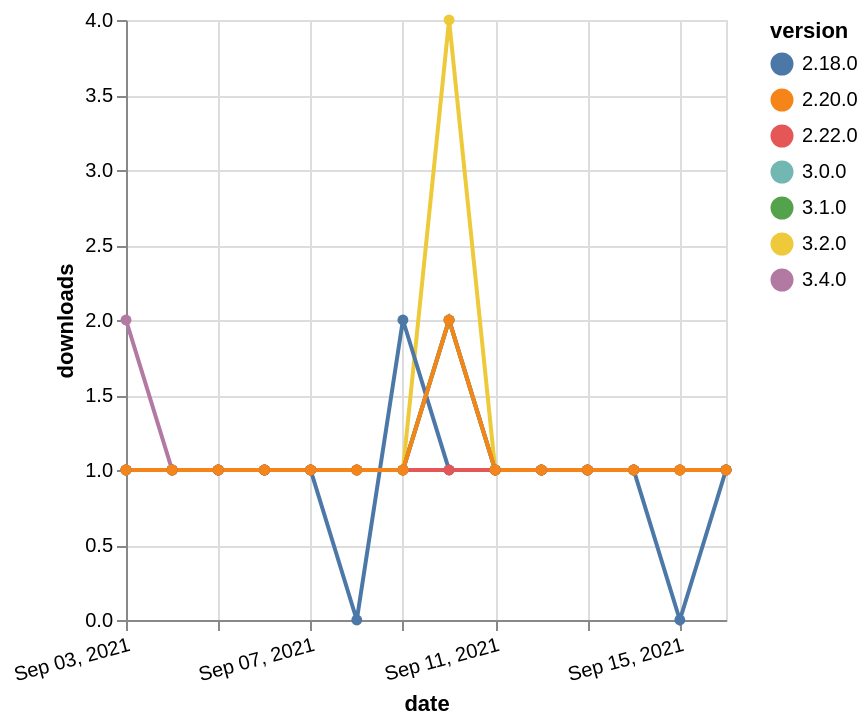

Express this chart as Vega-Lite.
### Vega-Lite specification from a JSON file in a GitHub repository (floating-point values rounded to 4 significant figures)
{"$schema": "https://vega.github.io/schema/vega-lite/v5.json", "description": "A simple bar chart with embedded data.", "data": {"values": [{"date": "2021-09-03", "total": 117, "delta": 2, "version": "3.4.0"}, {"date": "2021-09-04", "total": 118, "delta": 1, "version": "3.4.0"}, {"date": "2021-09-05", "total": 119, "delta": 1, "version": "3.4.0"}, {"date": "2021-09-06", "total": 120, "delta": 1, "version": "3.4.0"}, {"date": "2021-09-07", "total": 121, "delta": 1, "version": "3.4.0"}, {"date": "2021-09-08", "total": 122, "delta": 1, "version": "3.4.0"}, {"date": "2021-09-09", "total": 123, "delta": 1, "version": "3.4.0"}, {"date": "2021-09-10", "total": 125, "delta": 2, "version": "3.4.0"}, {"date": "2021-09-11", "total": 126, "delta": 1, "version": "3.4.0"}, {"date": "2021-09-12", "total": 127, "delta": 1, "version": "3.4.0"}, {"date": "2021-09-13", "total": 128, "delta": 1, "version": "3.4.0"}, {"date": "2021-09-14", "total": 129, "delta": 1, "version": "3.4.0"}, {"date": "2021-09-15", "total": 130, "delta": 1, "version": "3.4.0"}, {"date": "2021-09-16", "total": 131, "delta": 1, "version": "3.4.0"}, {"date": "2021-09-03", "total": 143, "delta": 1, "version": "3.0.0"}, {"date": "2021-09-04", "total": 144, "delta": 1, "version": "3.0.0"}, {"date": "2021-09-05", "total": 145, "delta": 1, "version": "3.0.0"}, {"date": "2021-09-06", "total": 146, "delta": 1, "version": "3.0.0"}, {"date": "2021-09-07", "total": 147, "delta": 1, "version": "3.0.0"}, {"date": "2021-09-08", "total": 148, "delta": 1, "version": "3.0.0"}, {"date": "2021-09-09", "total": 149, "delta": 1, "version": "3.0.0"}, {"date": "2021-09-10", "total": 151, "delta": 2, "version": "3.0.0"}, {"date": "2021-09-11", "total": 152, "delta": 1, "version": "3.0.0"}, {"date": "2021-09-12", "total": 153, "delta": 1, "version": "3.0.0"}, {"date": "2021-09-13", "total": 154, "delta": 1, "version": "3.0.0"}, {"date": "2021-09-14", "total": 155, "delta": 1, "version": "3.0.0"}, {"date": "2021-09-15", "total": 156, "delta": 1, "version": "3.0.0"}, {"date": "2021-09-16", "total": 157, "delta": 1, "version": "3.0.0"}, {"date": "2021-09-03", "total": 167, "delta": 1, "version": "3.2.0"}, {"date": "2021-09-04", "total": 168, "delta": 1, "version": "3.2.0"}, {"date": "2021-09-05", "total": 169, "delta": 1, "version": "3.2.0"}, {"date": "2021-09-06", "total": 170, "delta": 1, "version": "3.2.0"}, {"date": "2021-09-07", "total": 171, "delta": 1, "version": "3.2.0"}, {"date": "2021-09-08", "total": 172, "delta": 1, "version": "3.2.0"}, {"date": "2021-09-09", "total": 173, "delta": 1, "version": "3.2.0"}, {"date": "2021-09-10", "total": 177, "delta": 4, "version": "3.2.0"}, {"date": "2021-09-11", "total": 178, "delta": 1, "version": "3.2.0"}, {"date": "2021-09-12", "total": 179, "delta": 1, "version": "3.2.0"}, {"date": "2021-09-13", "total": 180, "delta": 1, "version": "3.2.0"}, {"date": "2021-09-14", "total": 181, "delta": 1, "version": "3.2.0"}, {"date": "2021-09-15", "total": 182, "delta": 1, "version": "3.2.0"}, {"date": "2021-09-16", "total": 183, "delta": 1, "version": "3.2.0"}, {"date": "2021-09-03", "total": 134, "delta": 1, "version": "3.1.0"}, {"date": "2021-09-04", "total": 135, "delta": 1, "version": "3.1.0"}, {"date": "2021-09-05", "total": 136, "delta": 1, "version": "3.1.0"}, {"date": "2021-09-06", "total": 137, "delta": 1, "version": "3.1.0"}, {"date": "2021-09-07", "total": 138, "delta": 1, "version": "3.1.0"}, {"date": "2021-09-08", "total": 139, "delta": 1, "version": "3.1.0"}, {"date": "2021-09-09", "total": 140, "delta": 1, "version": "3.1.0"}, {"date": "2021-09-10", "total": 142, "delta": 2, "version": "3.1.0"}, {"date": "2021-09-11", "total": 143, "delta": 1, "version": "3.1.0"}, {"date": "2021-09-12", "total": 144, "delta": 1, "version": "3.1.0"}, {"date": "2021-09-13", "total": 145, "delta": 1, "version": "3.1.0"}, {"date": "2021-09-14", "total": 146, "delta": 1, "version": "3.1.0"}, {"date": "2021-09-15", "total": 147, "delta": 1, "version": "3.1.0"}, {"date": "2021-09-16", "total": 148, "delta": 1, "version": "3.1.0"}, {"date": "2021-09-03", "total": 220, "delta": 1, "version": "2.18.0"}, {"date": "2021-09-04", "total": 221, "delta": 1, "version": "2.18.0"}, {"date": "2021-09-05", "total": 222, "delta": 1, "version": "2.18.0"}, {"date": "2021-09-06", "total": 223, "delta": 1, "version": "2.18.0"}, {"date": "2021-09-07", "total": 224, "delta": 1, "version": "2.18.0"}, {"date": "2021-09-08", "total": 224, "delta": 0, "version": "2.18.0"}, {"date": "2021-09-09", "total": 226, "delta": 2, "version": "2.18.0"}, {"date": "2021-09-10", "total": 227, "delta": 1, "version": "2.18.0"}, {"date": "2021-09-11", "total": 228, "delta": 1, "version": "2.18.0"}, {"date": "2021-09-12", "total": 229, "delta": 1, "version": "2.18.0"}, {"date": "2021-09-13", "total": 230, "delta": 1, "version": "2.18.0"}, {"date": "2021-09-14", "total": 231, "delta": 1, "version": "2.18.0"}, {"date": "2021-09-15", "total": 231, "delta": 0, "version": "2.18.0"}, {"date": "2021-09-16", "total": 232, "delta": 1, "version": "2.18.0"}, {"date": "2021-09-03", "total": 172, "delta": 1, "version": "2.22.0"}, {"date": "2021-09-04", "total": 173, "delta": 1, "version": "2.22.0"}, {"date": "2021-09-05", "total": 174, "delta": 1, "version": "2.22.0"}, {"date": "2021-09-06", "total": 175, "delta": 1, "version": "2.22.0"}, {"date": "2021-09-07", "total": 176, "delta": 1, "version": "2.22.0"}, {"date": "2021-09-08", "total": 177, "delta": 1, "version": "2.22.0"}, {"date": "2021-09-09", "total": 178, "delta": 1, "version": "2.22.0"}, {"date": "2021-09-10", "total": 179, "delta": 1, "version": "2.22.0"}, {"date": "2021-09-11", "total": 180, "delta": 1, "version": "2.22.0"}, {"date": "2021-09-12", "total": 181, "delta": 1, "version": "2.22.0"}, {"date": "2021-09-13", "total": 182, "delta": 1, "version": "2.22.0"}, {"date": "2021-09-14", "total": 183, "delta": 1, "version": "2.22.0"}, {"date": "2021-09-15", "total": 184, "delta": 1, "version": "2.22.0"}, {"date": "2021-09-16", "total": 185, "delta": 1, "version": "2.22.0"}, {"date": "2021-09-03", "total": 303, "delta": 1, "version": "2.20.0"}, {"date": "2021-09-04", "total": 304, "delta": 1, "version": "2.20.0"}, {"date": "2021-09-05", "total": 305, "delta": 1, "version": "2.20.0"}, {"date": "2021-09-06", "total": 306, "delta": 1, "version": "2.20.0"}, {"date": "2021-09-07", "total": 307, "delta": 1, "version": "2.20.0"}, {"date": "2021-09-08", "total": 308, "delta": 1, "version": "2.20.0"}, {"date": "2021-09-09", "total": 309, "delta": 1, "version": "2.20.0"}, {"date": "2021-09-10", "total": 311, "delta": 2, "version": "2.20.0"}, {"date": "2021-09-11", "total": 312, "delta": 1, "version": "2.20.0"}, {"date": "2021-09-12", "total": 313, "delta": 1, "version": "2.20.0"}, {"date": "2021-09-13", "total": 314, "delta": 1, "version": "2.20.0"}, {"date": "2021-09-14", "total": 315, "delta": 1, "version": "2.20.0"}, {"date": "2021-09-15", "total": 316, "delta": 1, "version": "2.20.0"}, {"date": "2021-09-16", "total": 317, "delta": 1, "version": "2.20.0"}]}, "width": "container", "mark": {"type": "line", "point": {"filled": true}}, "encoding": {"x": {"field": "date", "type": "temporal", "timeUnit": "yearmonthdate", "title": "date", "axis": {"labelAngle": -15}}, "y": {"field": "delta", "type": "quantitative", "title": "downloads"}, "color": {"field": "version", "type": "nominal"}, "tooltip": {"field": "delta"}}}
